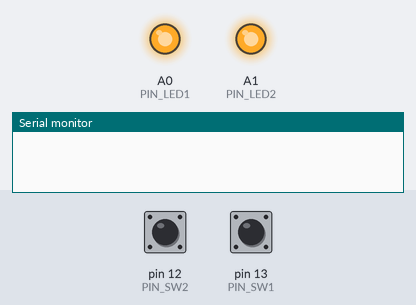
Recording of a sketch running on a simulated Arduino Uno, built with avr-gcc and run on an emulated ATmega328P. Shown: output pins drawn as LEDs (lit = HIGH), the last lines printed to the serial monitor. Inputs (shaded band) come from the test bench; at power-on: pin 12 (PIN_SW2) HIGH, pin 13 (PIN_SW1) HIGH.

Above: at 1.2 s.
1.3 s: pin 12 (PIN_SW2) pulled LOW for 0.15 s
At 2.1 s:
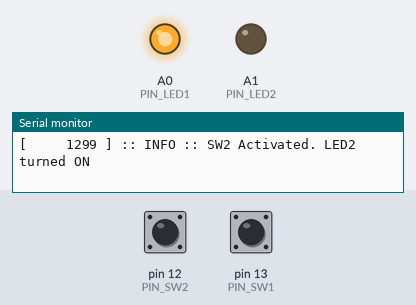
2.9 s: pin 13 (PIN_SW1) pulled LOW for 0.15 s
At 3.4 s:
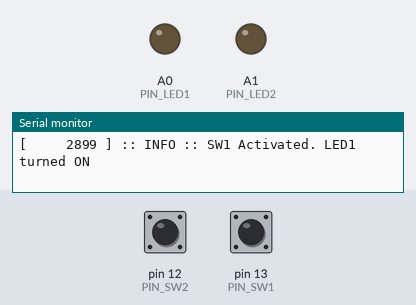
4.5 s: pin 12 (PIN_SW2) pulled LOW for 1 s
At 5.8 s:
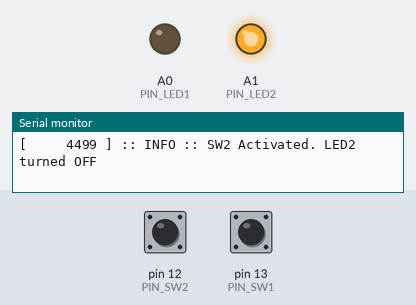
7.0 s: pin 12 (PIN_SW2) pulled LOW for 3.2 s
At 7.7 s:
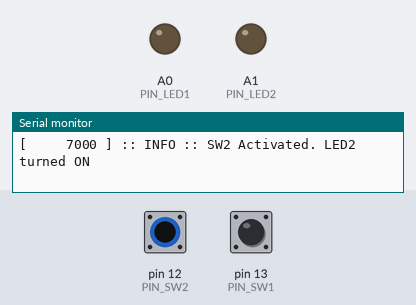
11.7 s: pin 13 (PIN_SW1) pulled LOW for 1 s
At 12.9 s:
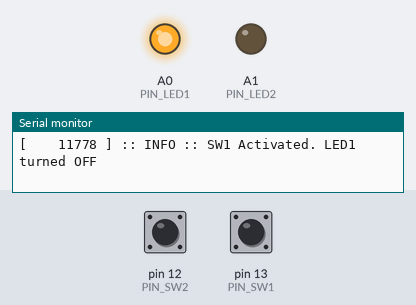
14.2 s: pin 12 (PIN_SW2) pulsed LOW 5 times (0.12 s each, 0.3 s apart)
At 15.3 s:
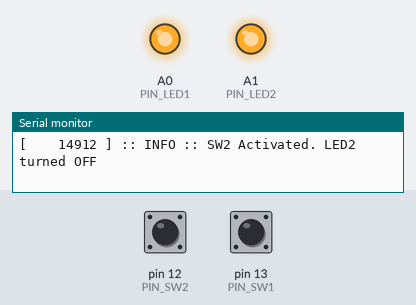
Timing chart, 0 to 17.2 s (numbered marks = the images above; inputs shaded):
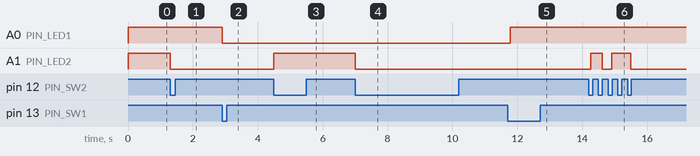

The sketch:

sketch.ino
```cpp
const unsigned PIN_LED1 = A0;
const unsigned PIN_LED2 = A1;

const unsigned PIN_SW1 = 13;
const unsigned PIN_SW2 = 12;

unsigned STATE_LED1 = HIGH;
unsigned STATE_LED2 = HIGH;

int16_t STATE_SW1;
int16_t STATE_SW2;

unsigned long TIMESTAMP_STD;

void setup() {
    pinMode(PIN_LED1, OUTPUT);
    pinMode(PIN_LED2, OUTPUT);

    pinMode(PIN_SW1, INPUT_PULLUP);
    pinMode(PIN_SW2, INPUT_PULLUP);

    digitalWrite(PIN_LED1, HIGH);
    digitalWrite(PIN_LED2, HIGH);

    Serial.begin(9600);
    TIMESTAMP_STD = millis();
}

void loop() {
    STATE_SW1 = (STATE_SW1<<1) | digitalRead(PIN_SW1);
    STATE_SW2 = (STATE_SW2<<1) | digitalRead(PIN_SW2);

    unsigned long TIMESTAMP_CUR = millis();

    if(STATE_SW1 == 0x8000){
        char buffer[200];

        digitalWrite(PIN_LED1, !STATE_LED1);

        sprintf(buffer, "[ %8lu ] :: INFO :: SW1 Activated. LED1 turned ", TIMESTAMP_CUR - TIMESTAMP_STD);

        if(STATE_LED1)
            strcat(buffer, "ON");
        else
            strcat(buffer, "OFF");

        STATE_LED1 =! STATE_LED1;

        Serial.println(buffer);
    }

    if(STATE_SW2 == 0x8000){
        char buffer[200];

        digitalWrite(PIN_LED2, !STATE_LED2);

        sprintf(buffer, "[ %8lu ] :: INFO :: SW2 Activated. LED2 turned ", TIMESTAMP_CUR - TIMESTAMP_STD);

        if(STATE_LED2)
            strcat(buffer, "ON");
        else
            strcat(buffer, "OFF");

        STATE_LED2 =! STATE_LED2;

        Serial.println(buffer);
    }
}
```

Measured:
- after the input at 1.3 s, A1 (PIN_LED2): HIGH → LOW at once
- after the input at 2.9 s, A0 (PIN_LED1): HIGH → LOW at once
- after the input at 4.5 s, A1 (PIN_LED2): LOW → HIGH at once
- after the input at 7.0 s, A1 (PIN_LED2): HIGH → LOW at once
- after the input at 11.7 s, A0 (PIN_LED1): LOW → HIGH after 0.08 s
- after the input at 14.2 s, A1 (PIN_LED2): LOW → HIGH after 0.07 s, → LOW 0.35 s later, → HIGH 0.29 s later, → LOW 0.58 s later
